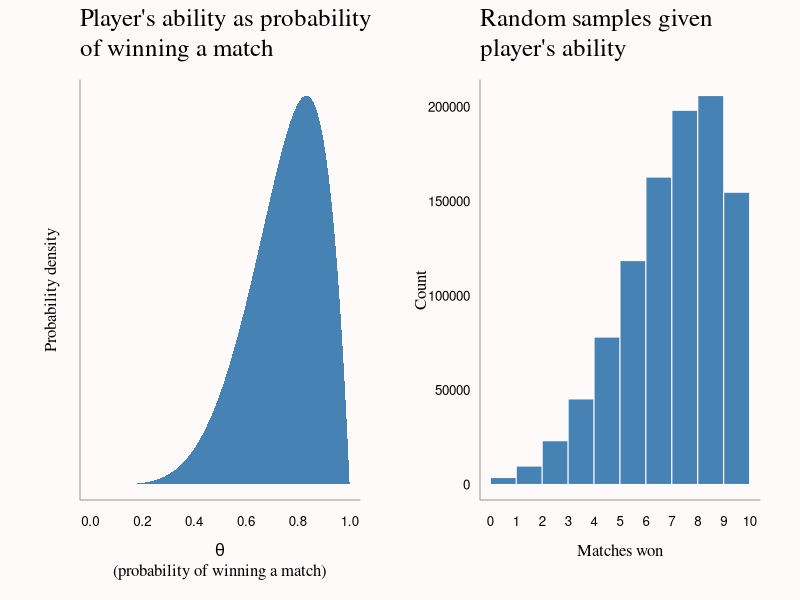
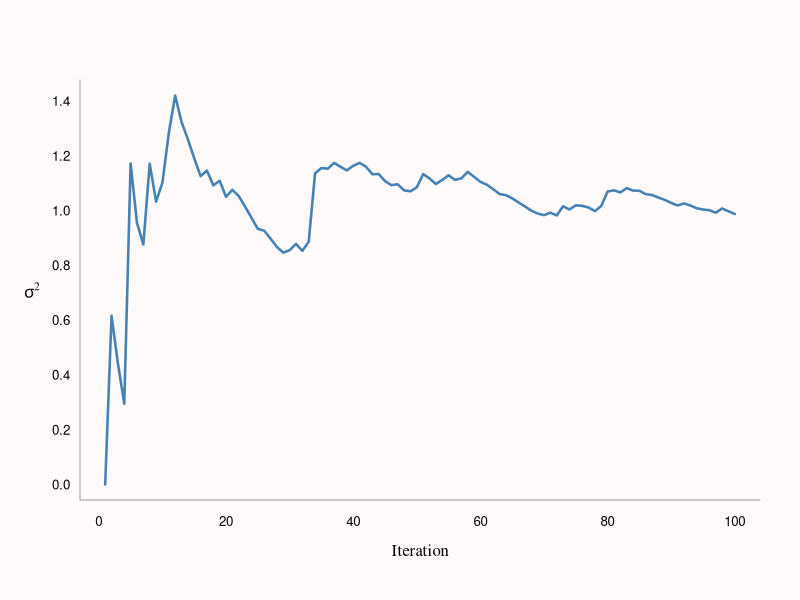
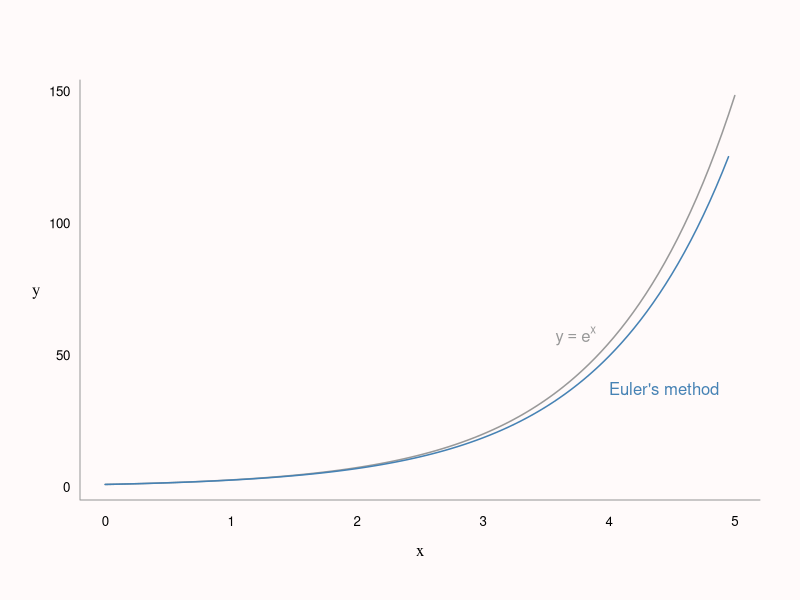
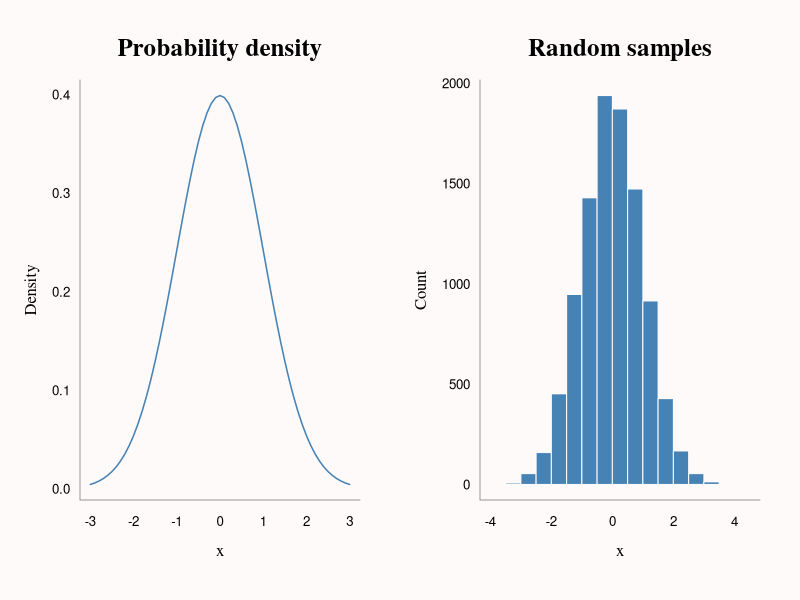
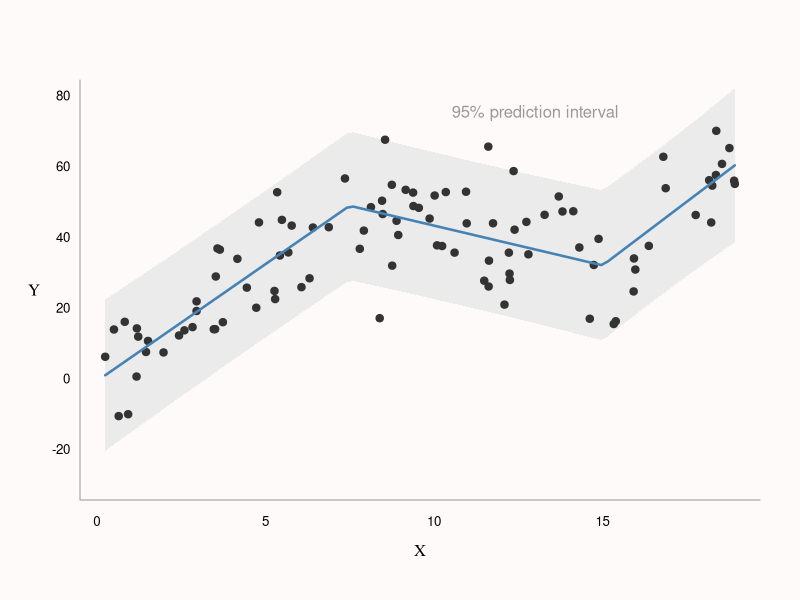
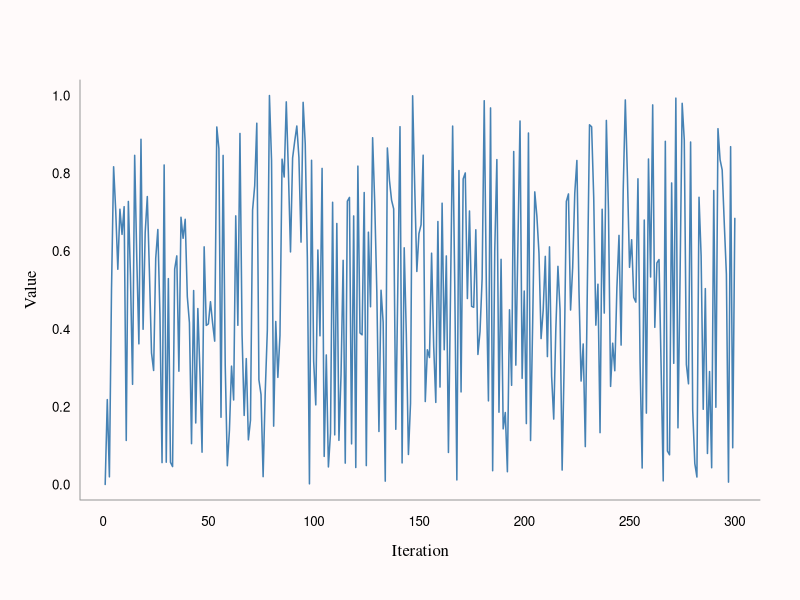

Reproduce these figures in R, in order.
## ---- chunk 1

knitr::opts_chunk$set(echo = TRUE, message=FALSE, warning=FALSE, 
                      fig.align='center')
knitr::opts_knit$set(global.par = TRUE)

## ---- chunk 2

library(colorspace)

col_bg <- 'snow'
col_highlight <- 'steelblue'
col_fade <- 'grey60'

par(bg = col_bg, las = 1, bty = 'L',
    mar = c(4.5, 4.5, 4, 2) + 0.1, cex.axis = 0.8)

## ---- chunk 3

y <- c(1, 1, 1, 1, 0, 1)
theta <- seq(0, 1, 0.01)

# Non-informative Beta(1, 1) prior + observed y and (n-y)
a <- 1 + sum(y)
b <- 1 + length(y) - sum(y)

# Calculate and normalize posterior
post <- dbeta(theta, a, b)
post <- post / sum(post)

# Draw random 1,000,000 samples:
n <- 1e6
theta_s <- rbeta(n, a, b) # ...of theta
y_s <- rbinom(n, 10, theta_s) # ...of wins out of 10 matches

## ---- chunk 4

par(mfrow = c(1, 2), mar = c(5, 4, 4, 2),
    bg = col_bg)

plot(theta, post, type = 'n', axes = FALSE, 
     xlab = '', ylab = '')
polygon(c(theta, rev(theta)),
        c(post, rep(0, length(theta))),
        col = col_highlight, border = NA)
axis(1, tick = FALSE, line = -0.5)
mtext(expression(theta), 1, line = 2, family = 'serif')
mtext('(probability of winning a match)', 1, line = 3, family = 'serif')
mtext('Probability density', 2, line = 1, family = 'serif', las = 0)
mtext("Player's ability as probability\nof winning a match", 3, 
      line = 1, adj = 0, family = 'serif', cex = 1.5)
box(bty = 'L', col = col_fade)

hist(y_s, main = '', xlab = '', ylab = '', col = col_highlight,
     border = col_bg, axes = FALSE, breaks = 0:10)
axis(1, at = 0:10, tick = FALSE, line = -0.5)
axis(2, tick = FALSE, line = -0.5)
mtext('Matches won', 1, line = 2, family = 'serif')
mtext('Count', 2, line = 2.5, family = 'serif', las = 0)
mtext("Random samples given\nplayer's ability", 3, line = 1, 
      family = 'serif', adj = 0, cex = 1.5)
box(bty = 'L', col = col_fade)
par(mfrow = c(1, 1))

## ---- chunk 5

# Probs. of matches won
ps <- table(y_s) / sum(table(y_s))

# Cumulative probs. of winning at least X matches
cps <- cumsum(rev(ps)) # Have to reverse to count X or fewer

# Expected outcomes for each decision
data.frame(prob_of_x = as.numeric(ps), 
           prob_at_least_x = as.numeric(cps),
           payoff = cps * (10:0) * 10 - 30)
## ---- chunk 6
set.seed(123456)
x <- rnorm(100)
n <- seq_along(x)

cmu <- numeric(100)
cmu[1] <- x[1]
csumsq <- numeric(100)

# Compute cumulative variance (+ mean) via updating
for (i in 2:100) {
  cmu[i] <- (n[i - 1] * cmu[i - 1] + x[i]) / n[i] # Cumulative mean
  csumsq[i] <- csumsq[i - 1] +                    # Cumulative sum of squares
    (x[i] - cmu[i - 1]) * (x[i] - cmu[i])
}

csigma1 <- csumsq / (n - 1)
csigma1[1] <- 0

# Compute cumulative variance the effortful way
csigma2 <- numeric(100)
for (i in 2:100) {
  csigma2[i] <- var(x[1:i])
}

all.equal(csigma1, csigma2)

## ---- chunk 7

par(bg = col_bg)
plot(1:length(csigma1), csigma1, type = 'l', 
     col = col_highlight, lwd = 2.5, axes = FALSE,
     xlab = '', ylab = '')
axis(1, line = -0.5, tick = FALSE)
axis(2, line = -0.5, tick = FALSE)
box(bty = 'L', col = col_fade)
mtext('Iteration', 1, line = 2, family = 'serif')
mtext(expression(sigma^2), 2, line = 2, family = 'serif')

## ---- chunk 8

# Derivative of function y
dy <- function(y) y

# Inputs: derivative function, initial x, initial y, stepsize, length
euler <- function(dy = NULL, x0 = 0, y0 = 1, stepsize = 0.1, len = 100) {
  
  x <- numeric(len)
  y <- numeric(len)
  
  x[1] <- x0
  y[1] <- y0
  
  # Iterate: 1) increment x by stepsize
  #          2) increment y by stepsize times derivative
  for (i in 2:len) {
    x[i] <- x[i - 1] + stepsize
    y[i] <- y[i - 1] + stepsize * dy(y[i - 1])
  }

  # Return list of x's and y's
  list(x = x, y = y)
}

# Example
b <- euler(dy, stepsize = 0.05)
x <- seq(0, 5, length.out = 100)

# Plot code not shown (see .Rmd)
## ---- chunk 9

plot(x, exp(x), type = 'l', xlab = '', ylab = '', 
     col = col_fade, axes = FALSE, lwd = 1.5)
lines(b$x, b$y, col = col_highlight, lwd = 1.5)
text(expression(y == e^x), 
     x = b$x[80] - 0.05, y = b$y[80] + 10, adj = 1, 
     col = col_fade)
text("Euler's method", 
     x = b$x[80] + 0.05, y = b$y[80] - 10, adj = 0, 
     col = col_highlight)
axis(1, tick = FALSE, line = -0.5)
axis(2, tick = FALSE, line = -0.5, las = 1)
mtext('x', 1, line = 2, family = 'serif')
mtext('y', 2, line = 2, family = 'serif')
box(bty = 'L', col = col_fade)

## ---- chunk 10

det_row <- function(mat) {
  
  nr <- nrow(mat)
  fact <- numeric(nr - 1)
  
  for (i in seq_len(nr - 1)) {
    # Normalize current row (1 in first column) & save the multiplication factor
    fact[i] <- mat[i, i]
    mat[i, ] <- mat[i, ] / mat[i, i]
    
    # Subtract multiples of current row from rows below (get all 0's)
    for (j in (i + 1):nr)
      mat[j, ] <- mat[j, ] - mat[j, i] * mat[i, ] 
  }
  # Take the product of mult. factors & the last (unscaled) value in the matrix 
  prod(fact) * mat[nr, nr]
}

# Example

set.seed(12345)
mat <- matrix(sample(1:9), ncol = 3)

c(det_row(mat), det(mat))

## ---- chunk 11
set.seed(123456)
# Same result as sample(1:9, 100, replace = TRUE)
ceiling(runif(20, 0, 9))

n <- 1e7
t1 <- system.time(ceiling(runif(n, 0, 9))) # Almost 2 x faster
t2 <- system.time(sample(1:9, n, replace = TRUE))

rbind(t1, t2)
## ---- chunk 12

# Probability density function (normal)
pdf <- function(x) (1 / sqrt(2 * pi)) * exp(-1/2 * (x)^2)

# ...suppose we didn't have rnorm() but had the pdf() above

# Use R's numerical integration to make a CDF
cdf <- function(x) {
  integrate(pdf, 0, x)[[1]]
}

# Make inverse CDF by numeric approximation (linear)
cumdens <- sapply(seq(0.01, 5, 0.01), cdf)
icdf <- approxfun(cumdens, seq(0.01, 5, 0.01))

# Draw random samples & transform via ICDF (+ flip sign)
samples <- runif(10000, 0, 0.5)
x <- icdf(samples) * ifelse(runif(1000, 0, 2) > 1, 1, -1)

# Plot code not shown (see .Rmd)
## ---- chunk 13

par(mfrow = c(1, 2))
plot(seq(-3, 3, 0.1), pdf(seq(-3, 3, 0.1)), type = 'l',
     xlab = '', ylab = '', main = '',  axes = FALSE,
     col = col_highlight, lwd = 1.5)
axis(1, tick = FALSE, line = -0.5)
axis(2, tick = FALSE, line = -0.5)
mtext('x', 1, line = 2, family = 'serif')
mtext('Density', 2, line = 2, family = 'serif', las = 0)
mtext('Probability density', 3, line = 1, family = 'serif', 
      font = 2, cex = 1.5)
box(col = col_fade)

hist(x, main = '', xlab = '', ylab = '', col = col_highlight,
     border = col_bg, axes = FALSE)
axis(1, tick = FALSE, line = -0.5)
axis(2, tick = FALSE, line = -0.5)
mtext('x', 1, line = 2, family = 'serif')
mtext('Count', 2, line = 2.5, family = 'serif', las = 0)
mtext('Random samples', 3, line = 1, family = 'serif', 
      font = 2, cex = 1.5)
box(col = col_fade)
par(mfrow = c(1, 1))

## ---- chunk 14
n <- 100
x <- round(runif(n, 0, 19), 2)

tau <- c(7.5, 15) # Knots
X <- cbind(x, pmax(outer(x, tau, '-'), 0)) # If x > knot, diff from knot, else 0
betas <- c(5, -10, 10) # Coefficients

y <- 0 + 2 * x + X %*% betas + rnorm(n, 0, 10)

fit1 <- lm(y ~ ., data = data.frame(X))
coef1 <- coef(fit1)

newx <- seq(min(x), max(x), length.out = 100)
newX <- cbind(newx, pmax(outer(newx, tau, '-'), 0))
colnames(newX) <- c('x', 'V2', 'V3')

#newy <- coef1[1] + newX %*% coef1[-1]
newy <- predict(fit1, data.frame(newX), type = 'response',
                interval = 'prediction')

## ---- chunk 15

par(bg = col_bg)
plot(x, y, type = 'n', axes = FALSE, xlab = '', ylab = '',
     ylim = c(-30, 80))
polygon(c(newx, rev(newx)),
        c(newy[, 2], rev(newy[, 3])),
        border = NA, col = 'grey92')
points(x, y, pch = 19, col = 'grey20')
lines(newx, newy[, 1], col = col_highlight, lwd = 2.5)
text(13, 75, label = '95% prediction interval', col = col_fade)
axis(1, tick = FALSE, line = -0.5)
axis(2, tick = FALSE, line = -0.5, las = 1)
box(bty = 'L', col = 'grey60')
mtext('X', 1, line = 2, family = 'serif')
mtext('Y', 2, line = 2, family = 'serif')

## ---- chunk 16

s0 <- 1
a <- 1597
b <- 51749
M <- 244944

nsamples <- 300

s <- numeric(nsamples)
s[1] <- s0

for (i in 2:nsamples) {
  s[i] = (a * s[i - 1] + b) %% M
}

s <- s / max(s)

# Plot code not shown (see .Rmd)
## ---- chunk 17

plot(1:nsamples, s, type = 'l',
     xlab = '', ylab = '', 
     col = col_highlight, lwd = 1.5,
     axes = FALSE)
axis(1, tick = FALSE, line = -0.5)
axis(2, tick = FALSE, line = -0.5)
mtext('Iteration', 1, line = 2, family = 'serif')
mtext('Value', 2, line = 2, family = 'serif', las = 0)
box(col = col_fade)
